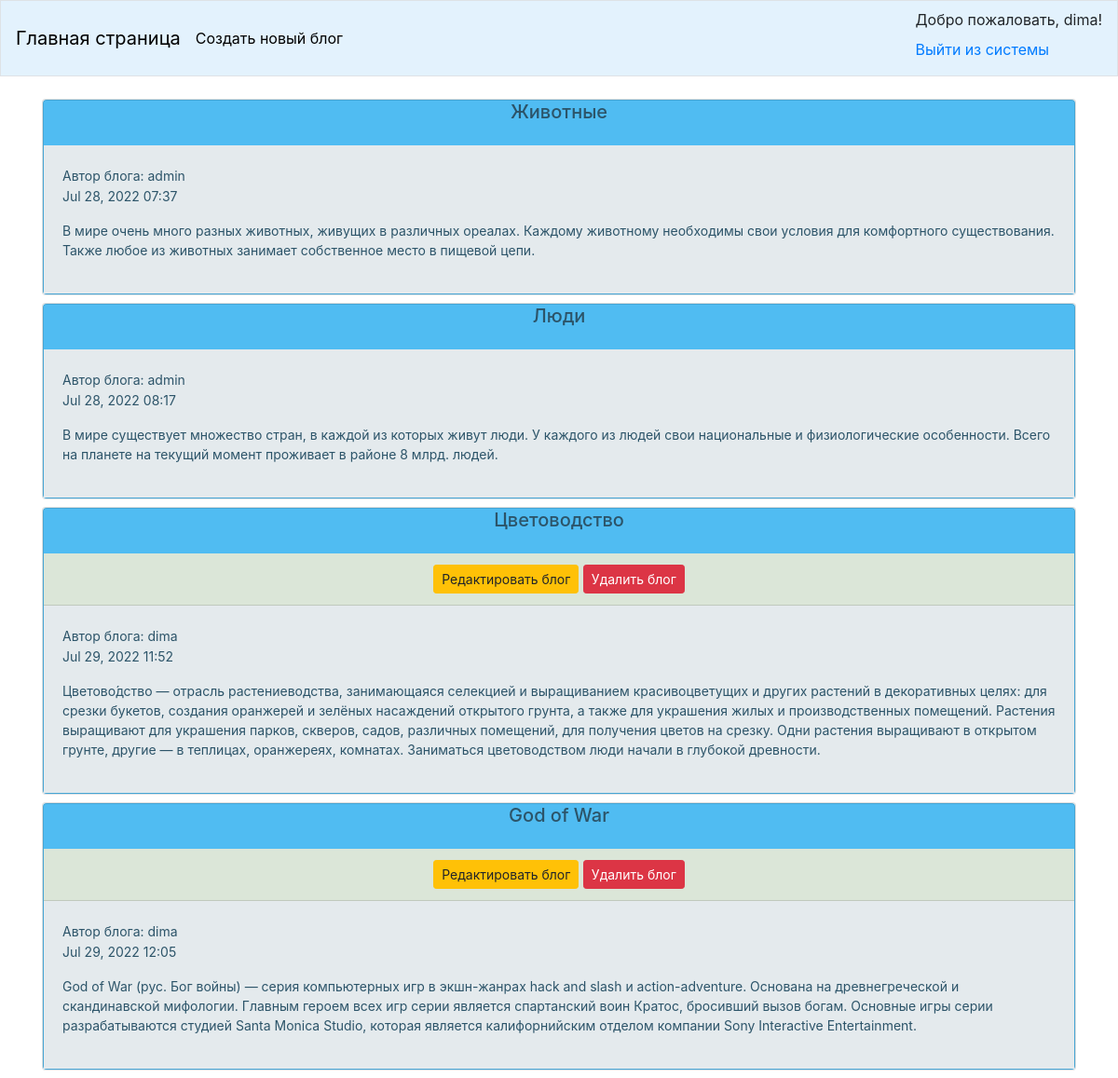
Screenshot of / (signed in) with the database file from the repository.
### blogs/models.py (models this page shows, shortened)
class BlogPost(models.Model):
    title = models.CharField(max_length=50, help_text='Введите название блога')
    text = models.TextField(help_text='Введите содержимое блога')
    date_added = models.DateTimeField(auto_now_add=True)
    owner = models.ForeignKey(User, on_delete=models.CASCADE)

### blogs/views.py (the view)
# urls.py: path('', views.main_page, name='main_page'),
def main_page(request):
    blogs = BlogPost.objects.all()
    context = {'blogs': blogs}
    return render(request, 'blogs/main_page.html', context)

### blogs/templates/blogs/main_page.html (shortened to what this page needs)
{% load bootstrap4 %}
<!DOCTYPE html>
<html lang="ru">
<head>
    {% bootstrap_css %}
</head>
<body>
    <nav class="navbar mb-4 border" style="background-color: #e3f2fd;">
        <a class="navbar-brand" style="color: black" href="{% url 'blogs:main_page' %}">Главная страница</a>
        <a class="navbar-text" style="color: black" href="{% url 'blogs:new_blog' %}">Создать новый блог</a>
        <div class="navbar-nav ml-auto">
            <ul class="navbar-nav ml-auto">
                {% if user.is_authenticated %}
                    <li class="nav-item">Добро пожаловать, {{user.username}}!</li>
                    <li class="nav-item">
                        <a class="navbar-text" href="{% url 'users:logout' %}">Выйти из системы</a>
                    </li>
                {% else %}
                    <li class="nav-item"><a href="{% url 'users:login' %}">Авторизация</a></li>
                    <li class="nav-item"><a href="{% url 'users:register' %}">Регистрация</a></li>
                {% endif %}
            </ul>
        </div>
    </nav>
    {% block content %}
    <main role="main" class="container ">
        {% for blog in blogs %}
            <div class="card mv-3 mb-2 border-bottom ">
                <div class="card header" style="background-color: #50bcf2; color: #2c5469">
                    <h5 align="center"> {{ blog.title|linebreaks }}</h5>
                    {% if blog.owner == request.user %}
                    <div class="card-header" style="background-color: #dbe6d8" align="center">
                            <a class="btn btn-sm btn-warning" href="{% url 'blogs:edit_blog' blog.id %}">
                               Редактировать блог</a>
                            <a class="btn btn-sm btn-danger" href="{% url 'blogs:delete_blog' blog.id %}">
                               Удалить блог</a>
                    </div>
                    {% endif %}
                    <div class="card-body" style="background-color: #e4eaed">
                                <small>
                                    Автор блога: {{blog.owner}}
                                    <p>{{ blog.date_added|date:'M d, Y H:i' }}</p>
                                    <p>{{ blog.text|linebreaks }}</p>
                                </small>
                    </div>
                </div>
            </div>
        {% endfor %}
    </main>
    {% endblock content %}
</body>
</html>

### rows the page displays
BlogPost: title "Животные", owner "admin", date_added "Jul 28, 2022 07:37", text "В мире очень много разных животных, живущих в различных ореалах. Каждому животному необходимы свои условия для комфортного существования. Также любое из животных занимает собственное место в пищевой цепи."
BlogPost: title "Люди", owner "admin", date_added "Jul 28, 2022 08:17", text "В мире существует множество стран, в каждой из которых живут люди. У каждого из людей свои национальные и физиологические особенности. Всего на планете на текущий момент проживает в районе 8 млрд. людей."
BlogPost: title "Цветоводство", shows "Редактировать блог", owner "dima", date_added "Jul 29, 2022 11:52", text "Цветово́дство — отрасль растениеводства, занимающаяся селекцией и выращиванием красивоцветущих и других растений в декоративных целях: для срезки букетов, создания оранжерей и зелёных насаждений открытого грунта, а также для украшения жилых и производственных помещений. Растения выращивают для украшения парков, скверов, садов, различных помещений, для получения цветов на срезку. Одни растения выращивают в открытом грунте, другие — в теплицах, оранжереях, комнатах. Заниматься цветоводством люди начали в глубокой древности."
BlogPost: title "God of War", shows "Редактировать блог", owner "dima", date_added "Jul 29, 2022 12:05", text "God of War (рус. Бог войны) — серия компьютерных игр в экшн-жанрах hack and slash и action-adventure. Основана на древнегреческой и скандинавской мифологии. Главным героем всех игр серии является спартанский воин Кратос, бросивший вызов богам. Основные игры серии разрабатываются студией Santa Monica Studio, которая является калифорнийским отделом компании Sony Interactive Entertainment."

### other values shown
{{ user.username }} "dima"
